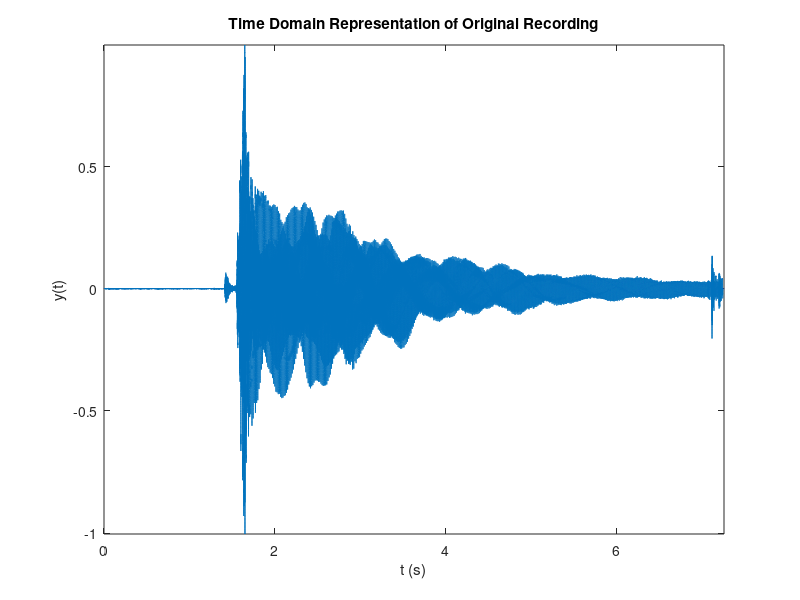
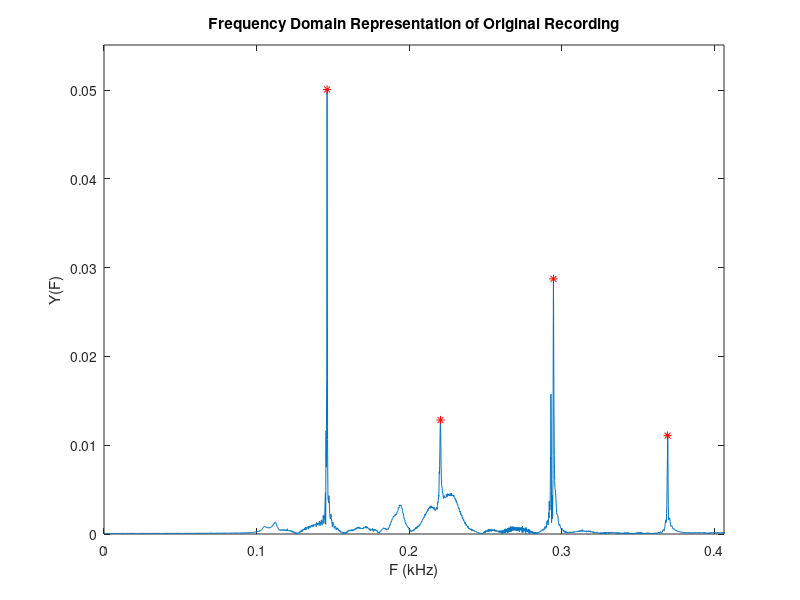

These figures' MATLAB source, in order: (Note: this script raises an error after producing the figures.)
%%%%%%%%%%%%%%%%%%%%%%%%%%%%%%%%%%%%%%%%%%%%%%%%%%%%%%%%%%%%%%%%%%%%%%%%%%
% ENGR 362 Project
% student name: Ahmed Sabry
% student number: 99025207
%%%%%%%%%%%%%%%%%%%%%%%%%%%%%%%%%%%%%%%%%%%%%%%%%%%%%%%%%%%%%%%%%%%%%%%%%%

%%%%%%%%%%%%%%%%%%%%%%%%%%%%%%%%%%%%%%%%%%%%%%%%%%%%%%%%%%%%%%%%%%%%%%%%%%
%% (1) Clear all
%%%%%%%%%%%%%%%%%%%%%%%%%%%%%%%%%%%%%%%%%%%%%%%%%%%%%%%%%%%%%%%%%%%%%%%%%%
close all, clear, clc

%%%%%%%%%%%%%%%%%%%%%%%%%%%%%%%%%%%%%%%%%%%%%%%%%%%%%%%%%%%%%%%%%%%%%%%%%%
%% (2) Import audio data
%%%%%%%%%%%%%%%%%%%%%%%%%%%%%%%%%%%%%%%%%%%%%%%%%%%%%%%%%%%%%%%%%%%%%%%%%%
inputSignal = importdata('ENGR_362_guitar_Fs_is_48000_Hz.txt');
samplingFrequency = 48000;                             % sampling freq

%%%%%%%%%%%%%%%%%%%%%%%%%%%%%%%%%%%%%%%%%%%%%%%%%%%%%%%%%%%%%%%%%%%%%%%%%%
%% (3) Play sound of raw audio data
%%%%%%%%%%%%%%%%%%%%%%%%%%%%%%%%%%%%%%%%%%%%%%%%%%%%%%%%%%%%%%%%%%%%%%%%%%
soundsc(inputSignal,samplingFrequency)

%%%%%%%%%%%%%%%%%%%%%%%%%%%%%%%%%%%%%%%%%%%%%%%%%%%%%%%%%%%%%%%%%%%%%%%%%%
%% (4) Graph in time domain
%%%%%%%%%%%%%%%%%%%%%%%%%%%%%%%%%%%%%%%%%%%%%%%%%%%%%%%%%%%%%%%%%%%%%%%%%%
samplingPeriod = 1/samplingFrequency;           % sampling period       
signalLength = length(inputSignal(:,1));      	% length of signal
time = (0:signalLength-1)*samplingPeriod;    	% time vector
figure,plot(time,inputSignal), axis tight
title('Time Domain Representation of Original Recording')	% labels
xlabel('t (s)')                             % labels
ylabel('y(t)')                              % labels

%%%%%%%%%%%%%%%%%%%%%%%%%%%%%%%%%%%%%%%%%%%%%%%%%%%%%%%%%%%%%%%%%%%%%%%%%%
%% (5) Graph with DFT/FFT
%%%%%%%%%%%%%%%%%%%%%%%%%%%%%%%%%%%%%%%%%%%%%%%%%%%%%%%%%%%%%%%%%%%%%%%%%%
Y = fft(inputSignal);                               % Discrete Fourier transform
F1 = abs(Y/signalLength);                               % frequency
F2 = F1(1:signalLength/2+1);                            % half of frequency
F2(2:end-1) = 2*F2(2:end-1);                        % Discrete Fourier transform
f = samplingFrequency*(0:(signalLength/2))/signalLength;                   % freq vector [Hz]
f_kHz = f/1000;                                     % freq vector [kHz]
figure,plot(f_kHz,F2)                               % plot 
axis([0  max(f_kHz) 0 max(F2)])                     % axis details
title('Frequency Domain Representation of Original Recording') 	% labels
xlabel('F (kHz)')                                   % labels
ylabel('Y(F)')                                      % labels

%%%%%%%%%%%%%%%%%%%%%%%%%%%%%%%%%%%%%%%%%%%%%%%%%%%%%%%%%%%%%%%%%%%%%%%%%%
%% (6) D major chord frequencies for notes D3, A3, D4, F#4
%%%%%%%%%%%%%%%%%%%%%%%%%%%%%%%%%%%%%%%%%%%%%%%%%%%%%%%%%%%%%%%%%%%%%%%%%%
numberOfNotes = 4;
D3 = 146.83;                            % freq of note D3 [Hz]
D3_int = round(D3/max(f)*length(f));     % associated integer to above freq
A3 = 220.00;                            % freq of note A3 [Hz]
A3_int = round(A3/max(f)*length(f));     % associated integer to above freq
D4 = 293.66;                            % freq of note D4 [Hz]
D4_int = round(D4/max(f)*length(f));     % associated integer to above freq
F_sharp_4 = 369.99;                     % freq of note F#4 [Hz]
F_sharp_4_int = ...
    round(F_sharp_4/max(f)*length(f));   % associated integer to above freq

note_freq = [D3 A3 D4 F_sharp_4];       % vector of all note freqs
note_freq_int = ...
  [D3_int A3_int D4_int F_sharp_4_int]; % vector of all int note freqs

%%%%%%%%%%%%%%%%%%%%%%%%%%%%%%%%%%%%%%%%%%%%%%%%%%%%%%%%%%%%%%%%%%%%%%%%%%
%% (7) Find true maxima and corresponding frequencies
%%%%%%%%%%%%%%%%%%%%%%%%%%%%%%%%%%%%%%%%%%%%%%%%%%%%%%%%%%%%%%%%%%%%%%%%%%
hold on
note_freq_amp = zeros(1,numberOfNotes); % amplitude of each frequency
for i = 1:numberOfNotes                 % loop through all frequencies
    frequencyIndex = note_freq_int(i);
    maxAmp = 0;
    maxAmpIdx = frequencyIndex;
    
    for freqIdx = frequencyIndex-10:frequencyIndex+10 %check 10 frequency points behind and ahead to find true maxima
        amp = F2(freqIdx);
        if amp > maxAmp
            maxAmp = amp;
            maxAmpIdx = freqIdx;
        end
    end
        
    freq = f_kHz(maxAmpIdx);                        %get the frequency, index, and amplitude
    
    note_freq(i) = freq;
    note_freq_int(i) = maxAmpIdx;
    note_freq_amp(i) = maxAmp;
    
    plot(freq,maxAmp,'r*')                          %plot it
end
ylim([0 max(note_freq_amp) * 1.1])
xlim([0 max(note_freq) * 1.1])
hold off

%%%%%%%%%%%%%%%%%%%%%%%%%%%%%%%%%%%%%%%%%%%%%%%%%%%%%%%%%%%%%%%%%%%%%%%%%%
%% (8) Plot Frequency Response of each filter
%%%%%%%%%%%%%%%%%%%%%%%%%%%%%%%%%%%%%%%%%%%%%%%%%%%%%%%%%%%%%%%%%%%%%%%%%%
filterOrders = [3 5 3 4];
passBandRipples = [2 2 5 8];
deltaFs = [2 0.01 1 1];
names = ["D3","A3","D4","F#4"];

for i = 1:numberOfNotes
    freq = note_freq(i) * 1000;
    filterOrder = filterOrders(i);
    passBandRipple = passBandRipples(i);
    deltaF = deltaFs(i);
    name = names(i);

    ttl = sprintf('Magnitude Response (dB) of %s Passband Filter', name);

    maxF = freq + (deltaF * freq / 100);
    minF = freq - (deltaF * freq / 100);

    [b, a] = cheby1(filterOrder,passBandRipple,(maxF)/(samplingFrequency/2),'low');
    [d, c] = cheby1(filterOrder,passBandRipple,(minF)/(samplingFrequency/2),'high');

    lpf = tf(a,b);
    hpf = tf(c,d);

    bpf = series(lpf,hpf);

    [num,den] = tfdata(bpf, 'v');

    [h,frequencies] = freqz(den,num);
    h = db(h);
    frequencies = frequencies * (samplingFrequency) / (2* pi);

    figure;
    hold on
    plot(frequencies, h);
    xline(maxF, 'r');
    xline(minF, 'g');
    axis tight
    xlim([0, F_sharp_4*1.1]);

    xlabel('Frequency (Hz)');
    ylabel('Magnitude (dB)');
    title(ttl);
    
    for note_frequency = note_freq
        fq = note_frequency * 1000;
        xline(fq);
        absDiff = abs(frequencies-fq);
        minPt = min(absDiff);
        plot(fq, h(absDiff == minPt), "r*");
    end
    hold off
end
%%%%%%%%%%%%%%%%%%%%%%%%%%%%%%%%%%%%%%%%%%%%%%%%%%%%%%%%%%%%%%%%%%%%%%%%%%
%% (9) Create filter bank with optimal parameters and record frequency amplitude
%%%%%%%%%%%%%%%%%%%%%%%%%%%%%%%%%%%%%%%%%%%%%%%%%%%%%%%%%%%%%%%%%%%%%%%%%%

% Each value in each array corresponds to the optimal parameters for each
% passband filter
filterOrders = [3 5 3 4];
passBandRipples = [2 2 5 8];
deltaFs = [2 0.01 1 1];
names = ["D3","A3","D4","F#4"];

filteredSignals = zeros(signalLength,numberOfNotes);
filteredFrequencyAmplitude = zeros(numberOfNotes,1);

for i = 1:numberOfNotes
    name = names(i);
    freq = note_freq(i) * 1000;
    filterOrder = filterOrders(i);
    passBandRipple = passBandRipples(i);
    deltaF = deltaFs(i);
    
    maxF = freq + (deltaF * freq / 100);
    minF = freq - (deltaF * freq / 100);
    
    [b, a] = cheby1(filterOrder,passBandRipple,maxF/(samplingFrequency/2),'low');
    y = filter(b,a,inputSignal);
    
    [b, a] = cheby1(filterOrder,passBandRipple,minF/(samplingFrequency/2),'high');
    y = filter(b,a,y);
    
    filteredSignals(:,i) = y;
    
    figure,plot(time,y), axis tight
    hold on
    title(sprintf('Filtered %s Time Domain Signal', name))                  	% labels
    xlabel('t (s)')                             % labels
    ylabel('y(t)')                              % labels
    hold off
    
    Y = fft(y);                             % Discrete Fourier transform

    F1 = abs(Y/signalLength);                        % frequency
    F2 = F1(1:signalLength/2+1);                     % half of frequency
    F2(2:end-1) = 2*F2(2:end-1);            % Discrete Fourier transform
    figure,plot(f_kHz,F2)                   % plot 
    axis([0  max(f_kHz) 0 max(F2)])         % axis details
    
    pk = max(F2);
    filteredFrequencyAmplitude(i) = pk;
    
    hold on
    xline(note_freq);
    plot(note_freq, F2(note_freq_int), "r*");
    
    title(sprintf('Filtered %s Frequency Domain Signal', name))                  	% labels
    xlabel('F (kHz)')                       % labels
    ylabel('Y(F)')                          % labels
    grid("on");
    axis("tight");
    xlim([0 note_freq(end)*1.1])
    ylim([0 max(F2)*1.1]);
    hold off
end

% inverse of the amplitudes
frequencyAmplitudeScales = ones(numberOfNotes,1) ./ filteredFrequencyAmplitude;
%%%%%%%%%%%%%%%%%%%%%%%%%%%%%%%%%%%%%%%%%%%%%%%%%%%%%%%%%%%%%%%%%%%%%%%%%%
%% (10) Normalize Filtered Signals with Respect to the Passband Frequency Ampitude
%%%%%%%%%%%%%%%%%%%%%%%%%%%%%%%%%%%%%%%%%%%%%%%%%%%%%%%%%%%%%%%%%%%%%%%%%%
normalizedSignals = zeros(signalLength,4);
normalizedSignalsFFT = zeros(signalLength,4);
for i = 1:numberOfNotes
    name = names(i);
    filteredSignal = filteredSignals(:,i);
    
    normalizedSignal = filteredSignal * frequencyAmplitudeScales(i);
    normalizedSignals(:,i) = normalizedSignal;

    Y = fft(normalizedSignal);              % Discrete Fourier transform
    F1 = abs(Y/signalLength);               % frequency
    F2 = F1(1:signalLength/2+1);            % half of frequency
    F2(2:end-1) = 2*F2(2:end-1);            % Discrete Fourier transform
    figure,plot(f_kHz,F2)                   % plot 

    normalizedSignalsFFT(:,i) = Y;
    
    hold on
    xline(note_freq);
    plot(note_freq, F2(note_freq_int), "r*");
    
    title(sprintf('Normalized Filtered %s Frequency Domain Signal', name)) % labels
    xlabel('F (kHz)')                       % labels
    ylabel('Y(F)')                          % labels
    grid("on");
    axis("tight");
    xlim([0 note_freq(end)*1.1])
    ylim([0 max(F2)*1.1]);
    hold ("off");
    hold off
end
%%%%%%%%%%%%%%%%%%%%%%%%%%%%%%%%%%%%%%%%%%%%%%%%%%%%%%%%%%%%%%%%%%%%%%%%%%
%% (11) Add Signals in the Frequency Domain
%%%%%%%%%%%%%%%%%%%%%%%%%%%%%%%%%%%%%%%%%%%%%%%%%%%%%%%%%%%%%%%%%%%%%%%%%%
compressedSignalFFT = sum(normalizedSignalsFFT,2) / max(frequencyAmplitudeScales);
F1 = abs(compressedSignalFFT/signalLength);               % frequency
F2 = F1(1:signalLength/2+1);            % half of frequency
F2(2:end-1) = 2*F2(2:end-1);            % Discrete Fourier transform
figure,plot(f_kHz,F2)                   % plot 
title('Frequency Domain Representation of Compressed Signal') % labels
xlabel('F (kHz)')                                   % labels
ylabel('Y(F)')                                      % labels
hold on
xline(note_freq);
plot(note_freq, F2(note_freq_int), "r*");
xlim([0 note_freq(end)*1.1])
ylim([0 max(F2)*1.1]);
hold off

compressedSignal = ifft(compressedSignalFFT);
figure,plot(time,compressedSignal), axis tight
title('Time Domain Representation of Compressed Signal')      % labels
xlabel('t (s)')                             % labels
ylabel('y(t)')                              % labels
%%%%%%%%%%%%%%%%%%%%%%%%%%%%%%%%%%%%%%%%%%%%%%%%%%%%%%%%%%%%%%%%%%%%%%%%%%
%% (12) Add Signals in the Time Domain
%%%%%%%%%%%%%%%%%%%%%%%%%%%%%%%%%%%%%%%%%%%%%%%%%%%%%%%%%%%%%%%%%%%%%%%%%%
compressedSignal = sum(normalizedSignals,2) / max(frequencyAmplitudeScales);

figure,plot(time,compressedSignal), axis tight
title('Time Domain Representation of Compressed Signal')      % labels
xlabel('t (s)')                             % labels
ylabel('y(t)')                              % labels

Y = fft(compressedSignal);                          % Discrete Fourier transform
F1 = abs(Y/signalLength);                           % frequency
F2 = F1(1:signalLength/2+1);                        % half of frequency
F2(2:end-1) = 2*F2(2:end-1);                        % Discrete Fourier transform
figure,plot(f_kHz,F2)                               % plot 
xlim([0 note_freq(end)*1.1])
ylim([0 max(F2)*1.1]);
title('Frequency Domain Representation of Compressed Signal') % labels
xlabel('F (kHz)')                                   % labels
ylabel('Y(F)')                                      % labels
hold on
xline(note_freq);
plot(note_freq, F2(note_freq_int), "r*");
hold off

%%%%%%%%%%%%%%%%%%%%%%%%%%%%%%%%%%%%%%%%%%%%%%%%%%%%%%%%%%%%%%%%%%%%%%%%%%
%% (13) Equivalent Transfer Function
%%%%%%%%%%%%%%%%%%%%%%%%%%%%%%%%%%%%%%%%%%%%%%%%%%%%%%%%%%%%%%%%%%%%%%%%%%

filterOrders = [3 5 3 4];
passBandRipples = [2 2 5 8];
deltaFs = [2 0.01 1 1];

sys = tf(zeros(1,1,numberOfNotes));

for i = 1:numberOfNotes
    freq = note_freq(i) * 1000;
    filterOrder = filterOrders(i);
    passBandRipple = passBandRipples(i);
    deltaF = deltaFs(i);
    filteredSignalPk = filteredFrequencyAmplitude(i);
    
    maxF = freq + (deltaF * freq / 100);
    minF = freq - (deltaF * freq / 100);
    
    [b, a] = cheby1(filterOrder,passBandRipple,(freq+deltaF)/(samplingFrequency/2),'low');
    lpf = tf(a,b);
    
    [d, c] = cheby1(filterOrder,passBandRipple,(freq-deltaF)/(samplingFrequency/2),'high');
    hpf = tf (c,d);

    bpf = series(lpf,hpf) / filteredSignalPk;
    sys(:,:,i) = bpf;
end

equivalentTF1 = parallel(sys(:,:,1), sys(:,:,2));
equivalentTF2 = parallel(sys(:,:,3), sys(:,:,4));

equivalentTF = parallel(equivalentTF1, equivalentTF2);
[num,den] = tfdata(equivalentTF, 'v');

[h,frequencies] = freqz(den,num);
h = db(h);
frequencies = frequencies * (samplingFrequency) / (2* pi);

figure;
hold on
plot(frequencies, h);
axis tight
xlim([0, F_sharp_4*1.1]);

xlabel('Frequency (Hz)');
ylabel('Magnitude (dB)');
title('Equivalent Transfer Function Frequency Response');

for note_frequency = note_freq
    fq = note_frequency * 1000;
    xline(fq);
    absDiff = abs(frequencies-fq);
    minPt = min(absDiff);
    plot(fq, h(absDiff == minPt), "r*");
end
hold off

% compressedSignal2 = filter(den,num,inputSignal);
% figure,plot(time,compressedSignal2), axis tight
% title('Time Domain Representation of Compressed Signal')      % labels
% xlabel('t (s)')                             % labels
% ylabel('y(t)')                              % labels
% 
% Y = fft(compressedSignal2);                         % Discrete Fourier transform
% F1 = abs(Y/signalLength);                           % frequency
% F2 = F1(1:signalLength/2+1);                        % half of frequency
% F2(2:end-1) = 2*F2(2:end-1);                        % Discrete Fourier transform
% figure,plot(f_kHz,F2)                               % plot 
% xlim([0 note_freq(end)*1.1]);
% maxY = max(F2)*1.1;
% ylim([0 maxY]);
% title('Frequency Domain Representation of Compressed Signal') % labels
% xlabel('F (kHz)')                                   % labels
% ylabel('Y(F)')                                      % labels
% hold on
% xline(note_freq);
% plot(note_freq, F2(note_freq_int), "r*");
% hold off
